Frame 1 (no input): blank canvas, image omitted
Frame 60 (no input): blank canvas, image omitted
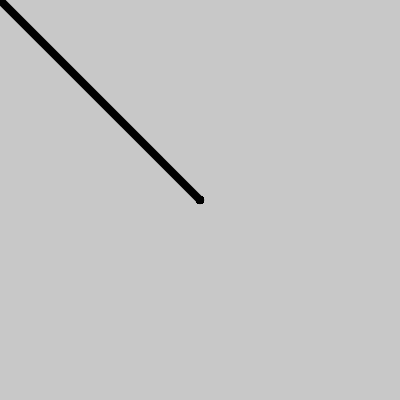
Frame 120 (the mouse pressed at the canvas centre since frame 60)

The p5.js sketch whose frames 1 and 60 were blank and that drew this single picture after the mouse press (run headless with seeded random() and noise() and a simulated clock; from frame 60 on, the mouse is pressed at the canvas centre):

// p5.js sketch
// ── sketch.js
function setup() {
  createCanvas(400, 400);
  strokeWeight(8);
  frameRate(60);
  background(200);
}

function draw() {
  line(mouseX,mouseY,pmouseX,pmouseY)  
  }
